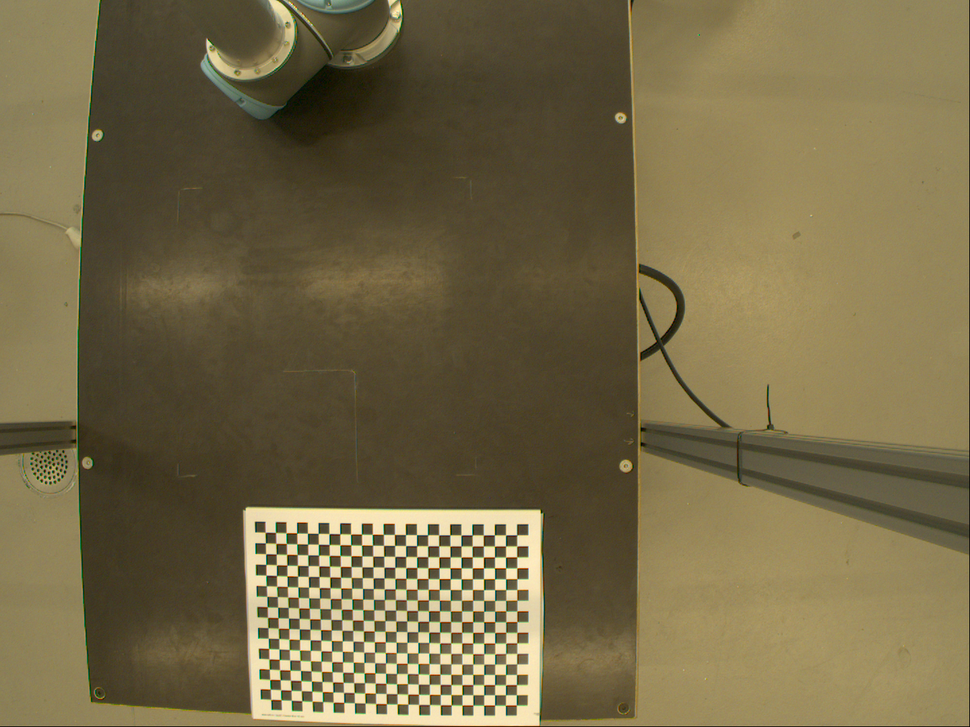
#> input picture HW2/images/img1.png, 970 x 727 px, shrunk from 1440 x 1080 before the run, found by its file name
$ python hw2.py
#> lines starting #> are read from the running program, lines starting #| are printed output that depends on the picture
# -*- coding: utf-8 -*-
"""HW2.ipynb

Automatically generated by Colaboratory.

Original file is located at
    https://colab.research.google.com/drive/1N861QTLi00wvB3dvewXR-Lhcn1bWEaLH
"""

import cv2
from google.colab.patches import cv2_imshow
import numpy as np

img1 = cv2.imread("img1.png")
#> img1 is the input picture: shape (727, 970, 3); mean B, G, R 71, 104.9, 116.6

ret, corners = cv2.findChessboardCorners(img1, (24, 17), None)
#> ret = True; corners = 408 rows, first 8: [265.3, 532.4], [275.5, 532.4], [286.1, 532.8], [296.7, 533], [307.5, 533.2], [318.3, 533.4], [329.1, 533.6], [339.7, 533.7]

print(corners)
#> (printed output is left out)

gray = cv2.cvtColor(img1 ,cv2.COLOR_BGR2GRAY)
criteria = (cv2.TERM_CRITERIA_EPS + cv2.TERM_CRITERIA_MAX_ITER, 100, 0.001)
corners2 = cv2.cornerSubPix(gray, corners, (11,11), (-1,-1), criteria)
#> corners2 = 408 rows, first 8: [269.9, 537.3], [269.9, 537.3], [291.2, 537.8], [302.4, 538.2], [312.6, 538.3], [324.1, 539.2], [334, 538.5], [334, 538.5]

final_pic = cv2.drawChessboardCorners(img1, (24,17), corners2, ret)

cv2_imshow(final_pic)

cv2.imwrite('4_3.png', final_pic)

objectP = np.zeros((24*17,3), np.float32)
objectP[:,:2] = np.mgrid[0:24,0:17].T.reshape(-1,2)
objectPoints = []
imagePoints = []
imagePoints.append(corners2)
objectPoints.append(objectP)
ret, mtx, dist, rvecs, tvecs = cv2.calibrateCamera(objectPoints, imagePoints, img1.shape[1::-1], None, None)
#> ret = 7.22; mtx = [[4324, 0, 488.7], [0, 3178.6, 434.3], [0, 0, 1]]; dist = [[-24.54, -8257.8, 3.36, -1.57, -136822.3]]; rvecs = ([0.35, 0.568, -0.0221],); tvecs = ([-17.05, 9.09, 422.1],)
print('ret =', ret)
print('camera matrix =' , mtx)
print('dist coefficience =' , dist)
print('rotation vectors =' , rvecs)
print('translation vectors =' , tvecs)

print('k1 =', dist[0][0])
print('k2 =', dist[0][1])
print('k3 =', dist[0][4])
print('p1 =', dist[0][2])
print('p2 =', dist[0][3])

img5 = cv2.imread('img5.png')
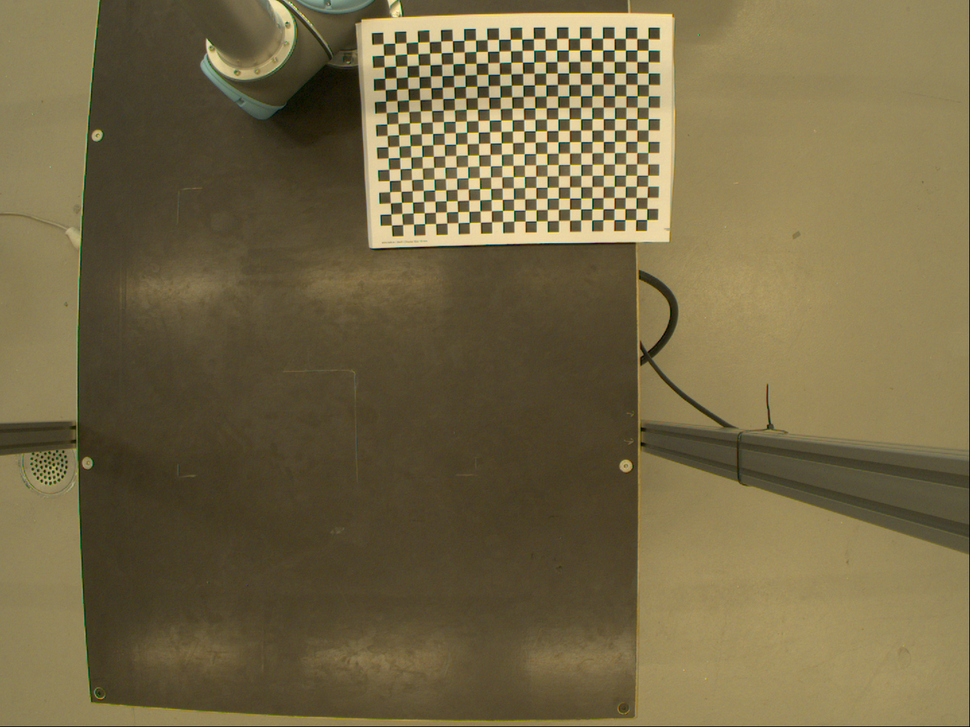
#> input picture HW2/images/img5.png, 970 x 727 px, shrunk from 1440 x 1080 before the run, found by its file name
#> img5 is the input picture: shape (727, 970, 3); mean B, G, R 69.7, 104.2, 116.3
cv2_imshow(img5)

newcameramtx, roi = cv2.getOptimalNewCameraMatrix(mtx, dist, img5.shape[1::-1], 0, img5.shape[1::-1])
#> newcameramtx = [[4324, 0, 488.7], [0, 3178.6, 434.3], [0, 0, 1]]; roi = (0, 0, 969, 726)

dst = cv2.undistort(img5, mtx, dist, None, newcameramtx)
x, y, w, h = roi
#> x = 0; y = 0; w = 969; h = 726
dst = dst[y:y+h, x:x+w]
#> dst: shape (726, 969, 3)
cv2_imshow(dst)
cv2.imwrite('4_6.png', dst)

img1 = cv2.imread('img1.png')
img2 = cv2.imread('img2.png')
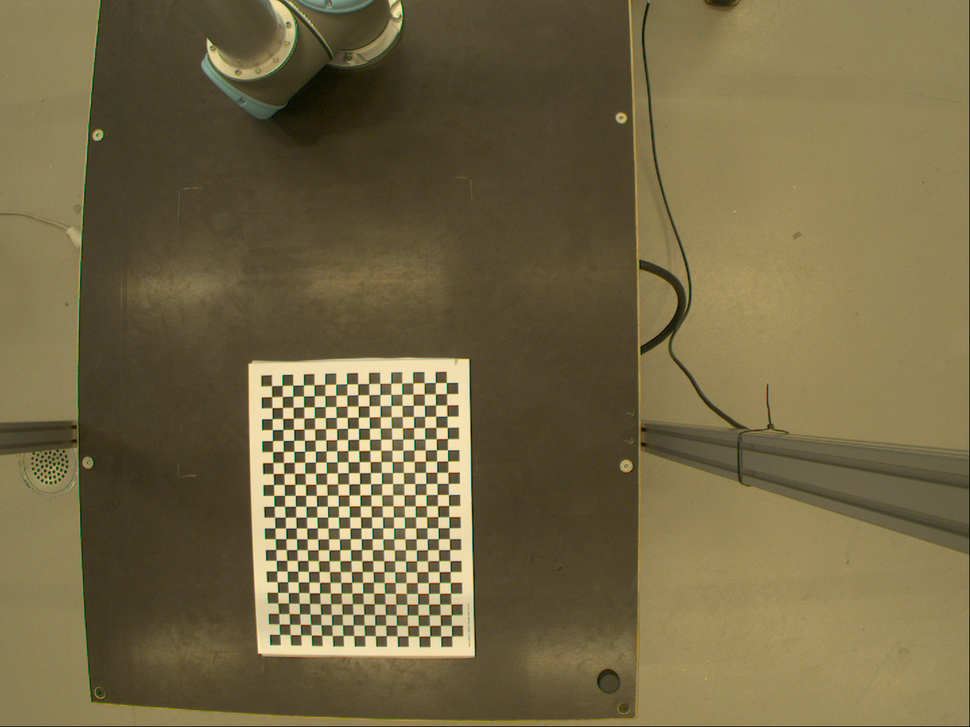
#> input picture HW2/images/img2.png, 970 x 727 px, shrunk from 1440 x 1080 before the run, found by its file name
#> img2 is the input picture: shape (727, 970, 3); mean B, G, R 69.3, 103.9, 116.1
img3 = cv2.imread('img3.png')
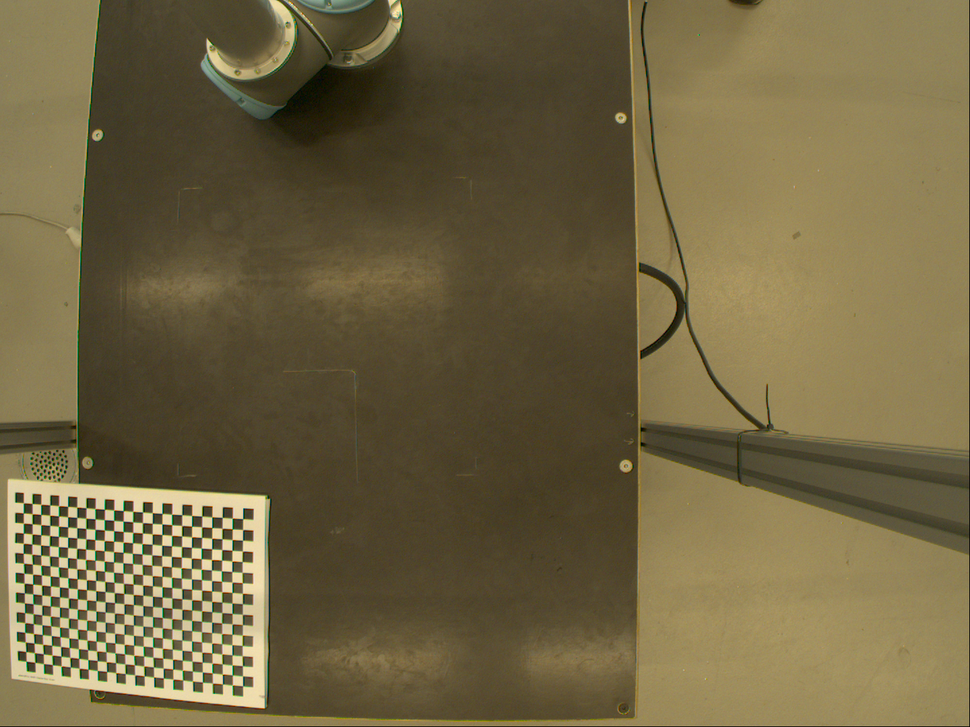
#> input picture HW2/images/img3.png, 970 x 727 px, shrunk from 1440 x 1080 before the run, found by its file name
#> img3 is the input picture: shape (727, 970, 3); mean B, G, R 66.5, 100.3, 112.1
img4 = cv2.imread('img4.png')
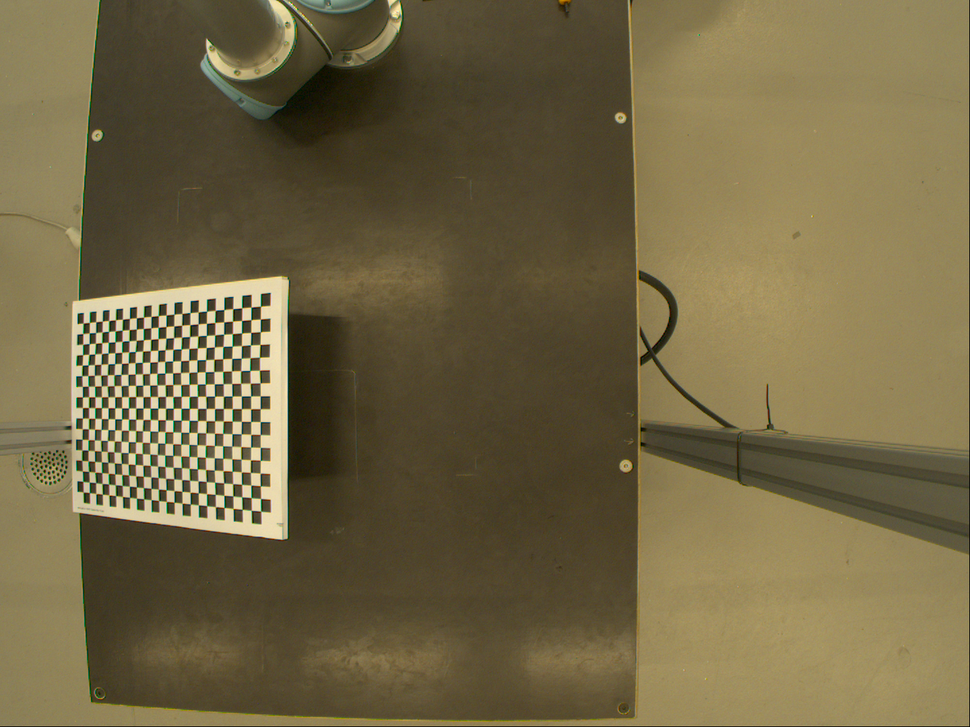
#> input picture HW2/images/img4.png, 970 x 727 px, shrunk from 1440 x 1080 before the run, found by its file name
#> img4 is the input picture: shape (727, 970, 3); mean B, G, R 68.7, 102.4, 114
img5 = cv2.imread('img5.png')
images = [img1, img2, img3, img4]

objPoints = []
imgPoints = []
objectP2 = np.zeros((17*24,3), np.float32)
objectP2[:,:2] = np.mgrid[0:17,0:24].T.reshape(-1,2)

for image in images:
    ret, corners = cv2.findChessboardCorners(image, (24,17))
    if ret == True:
        objPoints.append(objectP)
        gray = cv2.cvtColor(image, cv2.COLOR_BGR2GRAY)
        corners2 = cv2.cornerSubPix(gray, corners, (11,11), (-1,-1), criteria)
        imgPoints.append(corners2)
#> this loop made 4 passes
#> ret on passes 1 to 4: True, True, True, False
#> after the loop, imgPoints = 3 items; objPoints = 3 items

ret, corners = cv2.findChessboardCorners(img2, (17,24))
#> ret = True; corners = 408 rows, first 8: [271.6, 385.7], [282.2, 385.5], [292.7, 385.2], [303.4, 385], [314, 384.7], [324.8, 384.4], [335.8, 384.2], [346.8, 383.9]

objPoints.append(objectP2)
gray = cv2.cvtColor(img5, cv2.COLOR_BGR2GRAY)
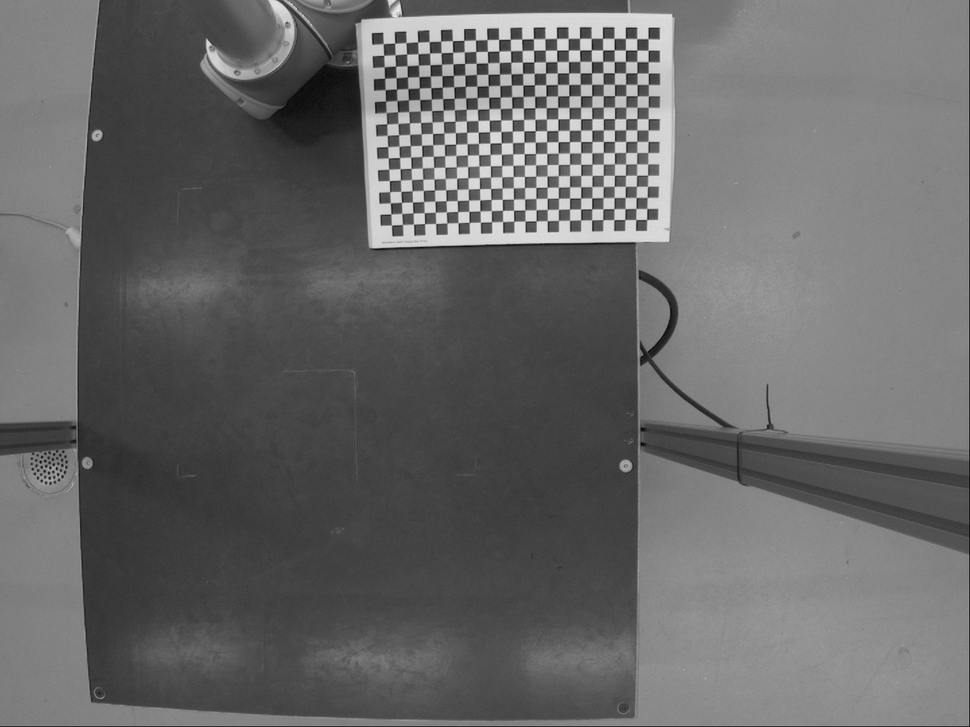
#> gray: shape (727, 970); min 4, max 238, mean 103.9
corners2 = cv2.cornerSubPix(gray, corners, (11,11), (-1,-1), criteria)
#> corners2 has the same summary as corners
imgPoints.append(corners2)

ret2, mtx3, dist2, rvecs2, tvecs2 = cv2.calibrateCamera(objPoints, imgPoints, img1.shape[1::-1], None, None)
#> ret2 = 6.61; mtx3 = [[1271.3, 0, 396.2], [0, 1299, 594.1], [0, 0, 1]]; dist2 = [[-2.97, 28.39, -0.0615, 0.00663, -119]]; rvecs2 = ([-0.303, -0.103, 0.00119], [0.2, 0.365, -1.56], [-0.29, -0.304, 0.00728], [0.31, 0.114, -0.00435]); tvecs2 = ([-11.9, -5.41, 114.7], [-10.87, 3.64, 117.8], [-36.61, -7.92, 107], [-11.41, -18.22, 109.4])

mtx4, roi = cv2.getOptimalNewCameraMatrix(mtx3, dist2, img1.shape[1::-1], 0, img1.shape[1::-1])
#> mtx4 = [[1271.3, 0, 396.2], [0, 1299, 594.1], [0, 0, 1]]

dst = cv2.undistort(img5, mtx3, dist2, None, mtx4)
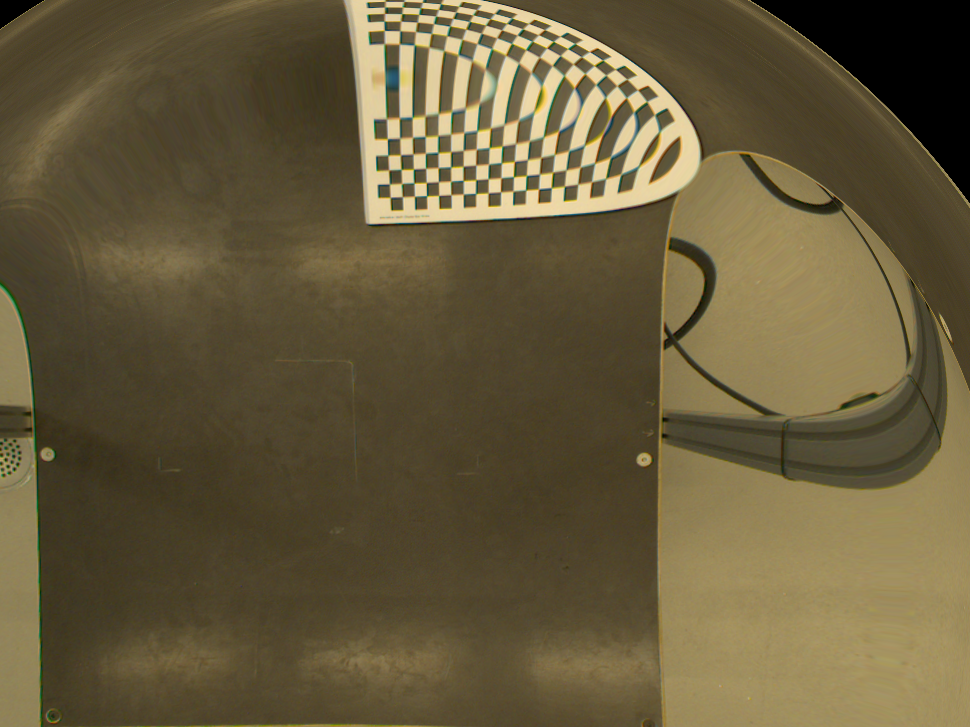
#> dst: shape (727, 970, 3); mean B, G, R 59.9, 90.7, 102.5
x, y, w, h = roi
dst = dst[y:y+h, x:x+w]
#> dst: shape (726, 969, 3)
cv2_imshow(dst)
cv2.imwrite('4_7.png', dst)
